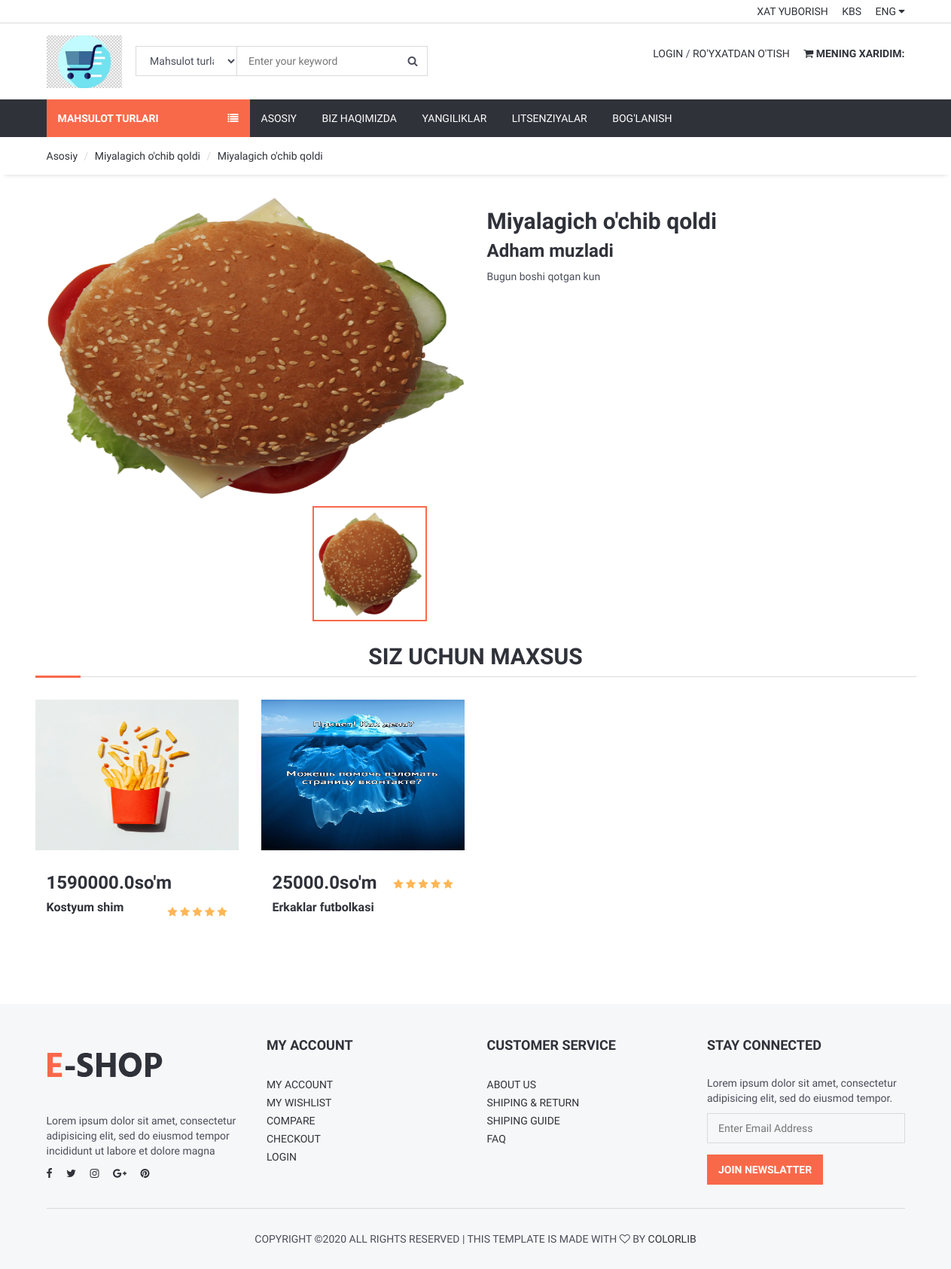
The app's page /post/1/ with its own data.
### home/models.py (models this page shows, shortened)
class Post(models.Model): # kompaniya yangiliklari
    title = models.CharField(max_length=255)
    description = models.CharField(max_length=255)
    detail = RichTextUploadingField()
    image = models.ImageField(upload_to='media/images/')
    author = models.CharField(max_length=255, blank=True)
    create_at = models.DateTimeField(auto_now_add=True)
    update_at = models.DateTimeField(auto_now=True)
    def image_tag(self):
        return mark_safe('<img src="{}" height="50">'.format(self.image.url))
    image_tag.short_description = 'Image'

### product/models.py (models this page shows, shortened)
class Product(models.Model):
    STATUS = (
        ('Mavjud','Mavjud'),
        ('Mavjud emas', 'Mavjud emas'),
    )
    category = models.ForeignKey(Category, on_delete=models.CASCADE)
    title = models.CharField(max_length=255, unique=True)
    keywords = models.CharField(max_length=255, unique=True)
    description = models.CharField(blank=True, max_length=255)
    image = models.ImageField(upload_to='images/', blank=True)
    price = models.FloatField()
    amount = models.IntegerField()
    minamount = models.IntegerField(default=1)
    detail = RichTextUploadingField()
    slug = models.SlugField(null=False, unique=True)
    status = models.CharField(max_length=20,choices=STATUS, default='Mavjud')
    create_at = models.DateTimeField(auto_now_add=True)
    update_at = models.DateTimeField(auto_now=True)
    def image_tag(self):
        return mark_safe('<img src="{}" height="50"/>'.format(self.image.url))
    image_tag.short_description='Image'

### home/views.py (the view)
# urls.py: path('post/<int:id>/',views.post_detail, name='post_detail'),
def post_detail(request, id):
    category = Category.objects.all()
    product = Product.objects.all().order_by('?')[:8]
    post = Post.objects.get(pk=id)
    images = ImagesPost.objects.filter(post_id=id)
    context = {
        'post':post,
        'category':category,
        'product':product,
        'images':images,
    }
    return render(request,'post_detail.html', context)

### home/templates/post_detail.html (shortened to what this page needs)
{% extends 'homebase.html'%}
{% load static %}
{% block sidebar %}{% include 'sidebar.html' %} {% endblock %}
{% block body %}
    <div id="breadcrumb">
        <div class="container">
            <ul class="breadcrumb">
                <li><a href="/">Asosiy</a></li>
                <li><a href="/post/{{ post.id }}/">{{ post.title }}</a></li>
                <li><a href="#">{{ post.title }}</a></li>
            </ul>
        </div>
    </div>
    <div class="section">
        <div class="container">
            <div class="row">
                <div class="product product-details clearfix">
                    <div class="col-md-6">
                        <div id="product-main-view">
                            <div class="product-view">
                                <img src="{{ post.image.url }}" alt="" style="height: 400px">
                            </div>
                        </div>
                        <div id="product-view">
                            <div class="product-view">
                                <img src="{{ post.image.url }}" alt="">
                            </div>
                        </div>
                    </div>
                    <div class="col-md-6">
                        <div class="product-body">
                            <h2 class="product-name">{{ post.title }}</h2>
                            <h3 class="product-price">{{ post.detail|safe}}</h3>
                            </div>
                            <p>{{ post.description }}</p>
                        </div>
                    </div>
            <div class="row">
				<div class="col-md-12">
					<div class="section-title">
						<h2 class="title" style="width:100%;text-align: center">Siz uchun maxsus</h2>
					</div>
				</div>
 {% for rs in product  %}
				<div class="col-md-3 col-sm-6 col-xs-6">
					<div class="product product-single">
						<div class="product-thumb">
							<img src="{{ rs.image.url }}" alt="" style="height: 200px">
						</div>
						<div class="product-body">
							<h3 class="product-price">{{rs.price}}so'm</h3>
							<div class="product-rating">
                                    <i class="fa fa-star{% if product.avaregereview < 1%}-o empty{% endif%}"></i>
                                    <i class="fa fa-star{% if product.avaregereview < 2%}-o empty{% endif%}"></i>
                                    <i class="fa fa-star{% if product.avaregereview < 3%}-o empty{% endif%}"></i>
                                    <i class="fa fa-star{% if product.avaregereview < 4%}-o empty{% endif%}"></i>
                                    <i class="fa fa-star{% if product.avaregereview < 5%}-o empty{% endif%}"></i>
                                </div>
							<h2 class="product-name"><a href="#">{{ rs.title }}</a></h2>
						</div>
					</div>
				</div>
                {% endfor %}
                                            </div>
                                        </div>
                                </div>
                            </div>
{% endblock %}
{% block footer %}{% include 'footer.html' %} {% endblock %}

### home/static/css/style.css (style rules this page uses)
body { font-family: 'Hind', sans-serif; color: #4A4E5A; overflow-x: hidden; }
h1, h2, h3, h4, h5, h6 { color: #30323A; margin: 0 0 10px; font-weight: 700; }
a { color: #30323A; -webkit-transition: 0.3s color; transition: 0.3s color; }
ul, ol { margin: 0; padding: 0; list-style: none }
.section { padding-top: 30px; padding-bottom: 30px; }
.section-title { position: relative; margin-bottom: 15px; margin-top: 15px; border-bottom: 1px solid #DADADA; }
.section-title .title { display: inline-block; text-transform: uppercase; }
.section-title:after { content: ""; position: absolute; left: 0; bottom: -1.5px; height: 3px; width: 60px; background-color: #F8694A; }
#breadcrumb { -webkit-box-shadow: 0px 6px 6px -6px rgba(0, 0, 0, 0.175); box-shadow: 0px 6px 6px -6px rgba(0, 0, 0, 0.175); }
.breadcrumb { background-color: transparent; border: none; border-radius: 0px; padding: 15px 0px; margin: 0; }
.breadcrumb>li+li:before { color: #DADADA; }
.product .product-rating { display: inline-block; }
.product .product-rating>i { color: #FFB656; }
.product.product-single { margin-top: 15px; margin-bottom: 15px; -webkit-transition: 0.3s all; transition: 0.3s all; }
.product.product-single .product-thumb { position: relative; margin-bottom: 15px; }
.product.product-single .product-thumb>img { width: 100%; }
.product.product-single .product-thumb:after { content: ""; position: absolute; top: 0; left: 0; right: 0; bottom: 0; background-color: #FFF; opacity: 0; visibility: hidden; z-index: 0; -webkit-transition: 0.3s all; transition: 0.3s all; }
.product.product-single .product-body { padding: 15px; }
.product.product-single .product-price { display: inline-block; }
.product.product-single .product-rating { float: right; margin-top: 5px; }
.product.product-single .product-name { font-size: 16px; }
#product-view { margin-top: 10px; margin-bottom: 15px; }
#product-view .product-view.slick-slide { opacity: 0.2; }
#product-view .product-view.slick-slide.slick-current { opacity: 1; -webkit-box-shadow: 0px 0px 0px 2px #F8694A inset; box-shadow: 0px 0px 0px 2px #F8694A inset; }
#product-view .product-view { padding: 7.5px; }
.product-view>img { width: 100%; }
.product.product-details .product-name { margin-top: 15px; }

### records on screen
Post: title "Miyalagich o'chib qoldi", image (picture), detail "Adham muzladi", description "Bugun boshi qotgan kun"
Product: image (picture), price "1590000.0", title "Kostyum shim"
Product: image (picture), price "25000.0", title "Erkaklar futbolkasi"
